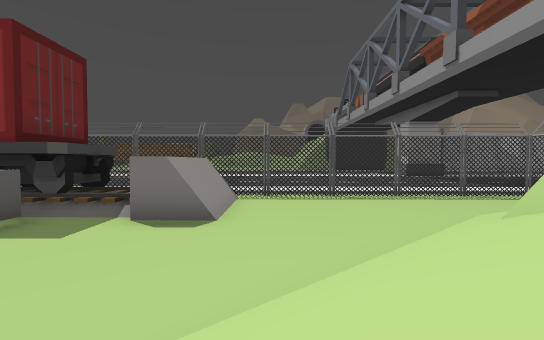
View 1 (above)

24 first-person views from a walk through a level from a Godot 3-D game. The camera is 1.2 m above the floor, tilts 2° down and sees 90° across. The floor is counted in squares, 2 m on a side. Each view is taken from the middle of a square. On the plan, view 1 faces up. The plan holds only what a view shows up to about 9 squares ahead; the rest is blank. The place goes on beyond the plan.

View 2
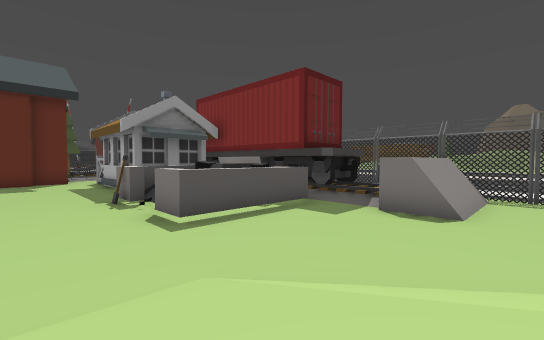

View 3
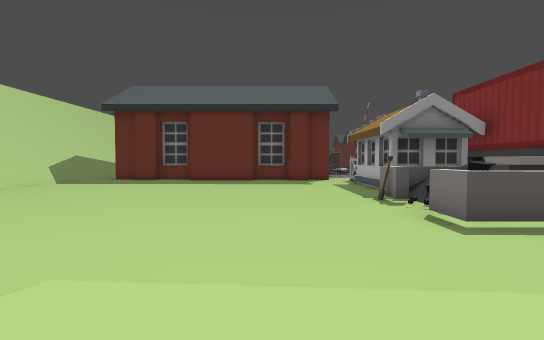

View 4
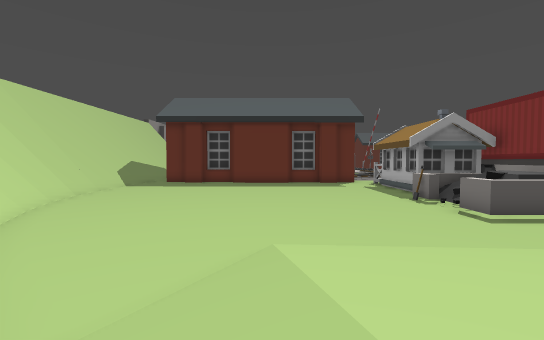

View 5
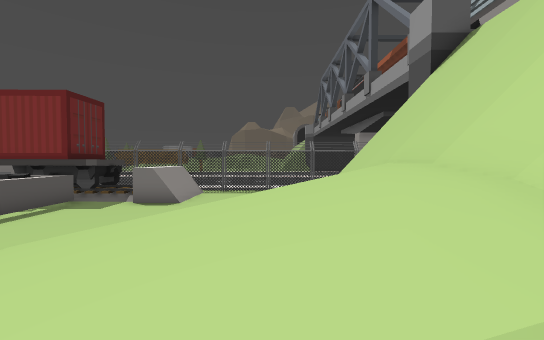

View 6
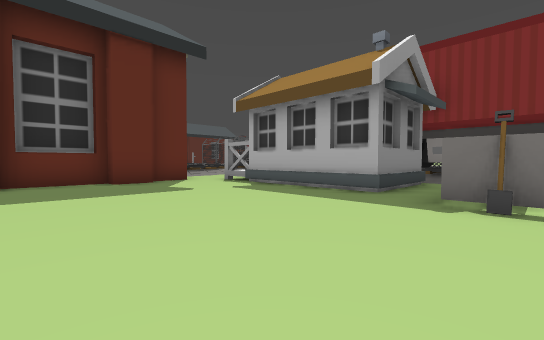

View 7
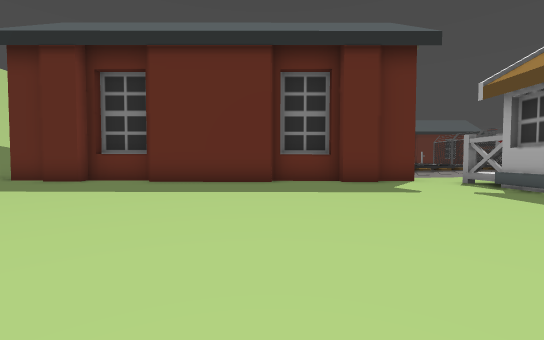

View 8
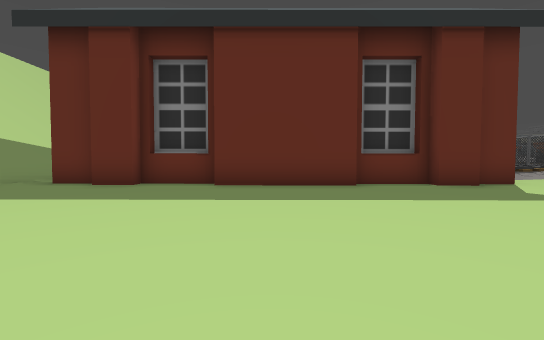

View 9
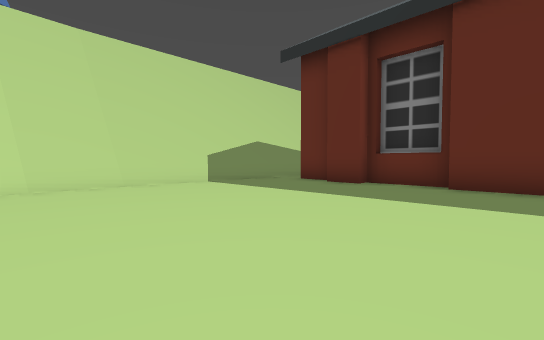

View 10
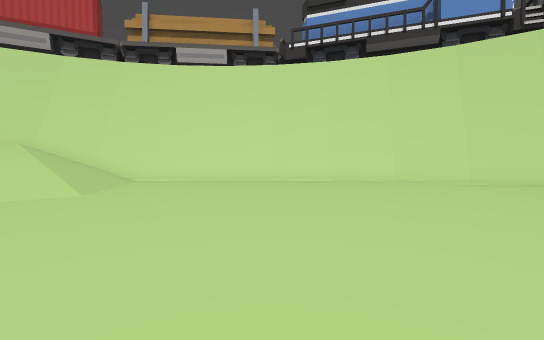

View 11
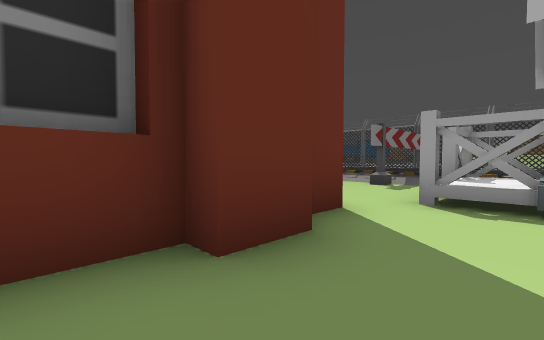

View 12
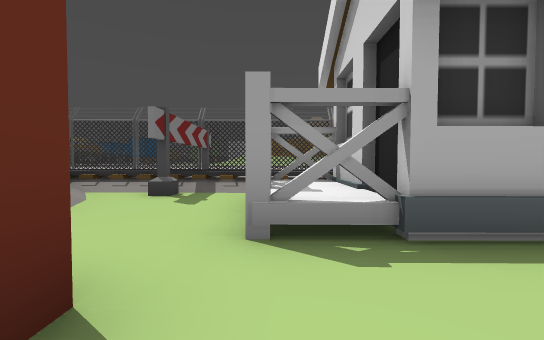

View 13
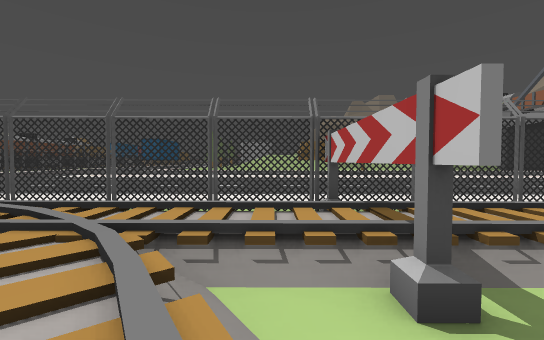

View 14
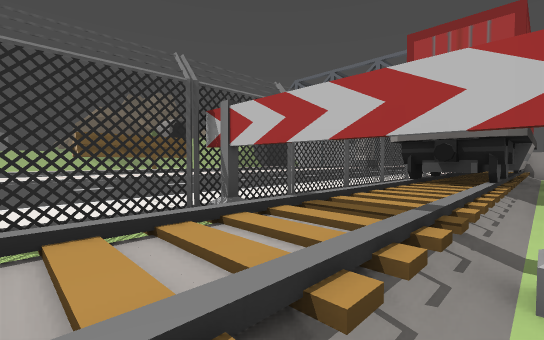

View 15
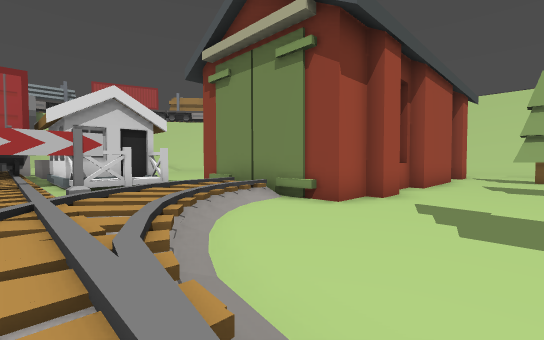

View 16
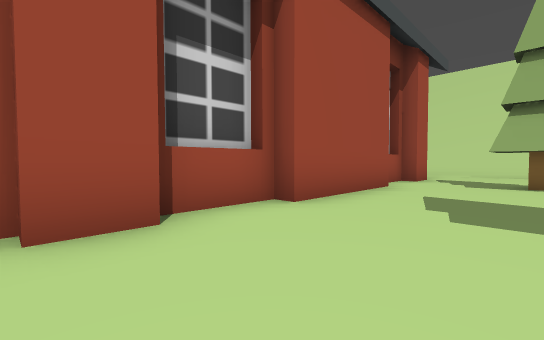

View 17
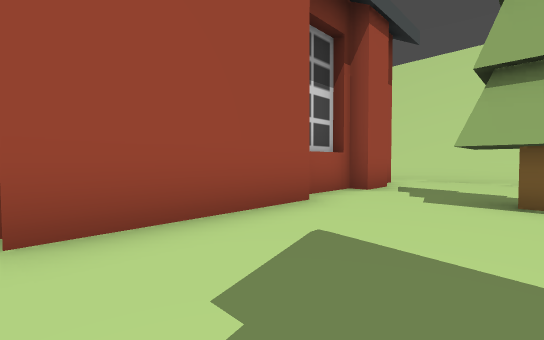

View 18
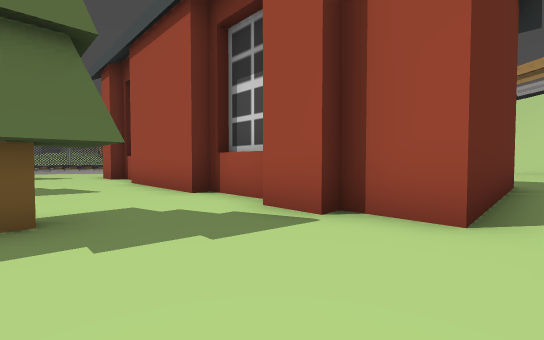

View 19
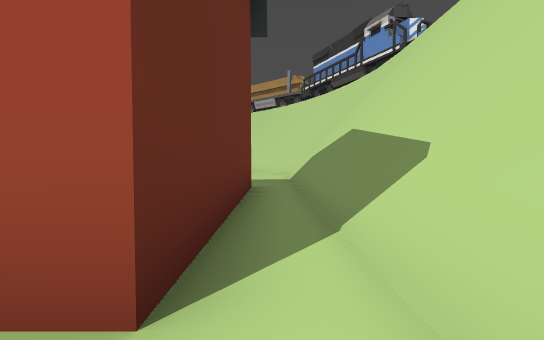

View 20
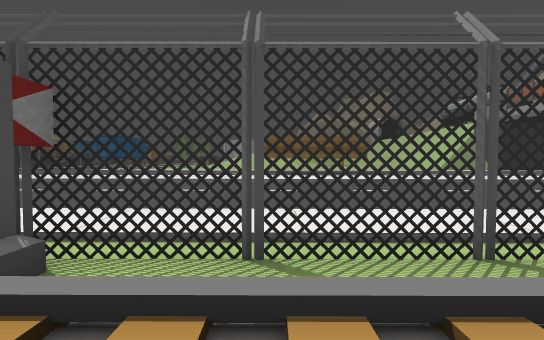

View 21
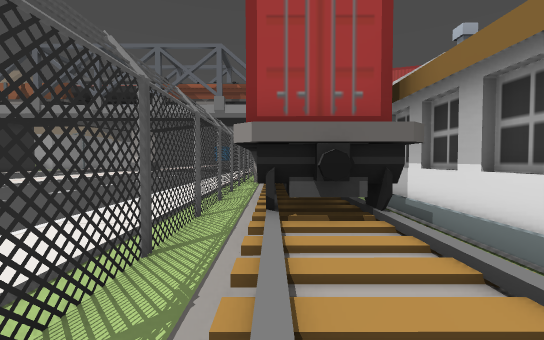

View 22
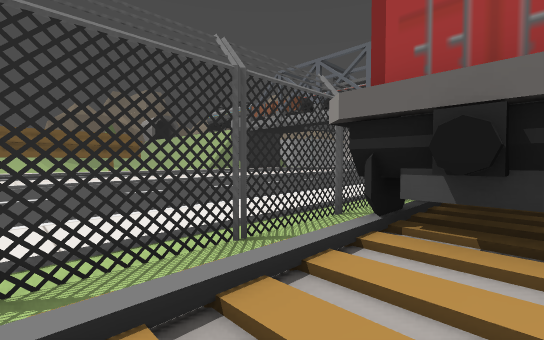

View 23
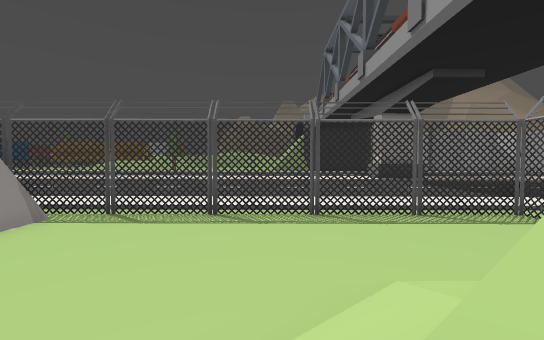

View 24
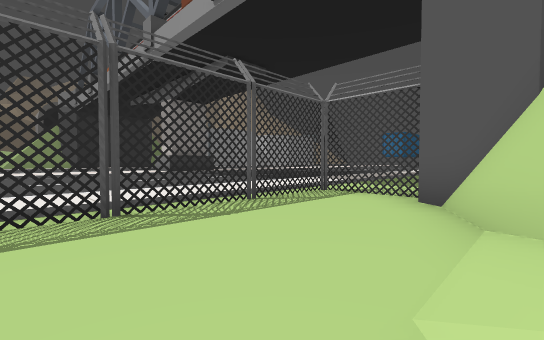

### Floor plan
Key: @ floor where view 1 was taken; # wall or solid block; . main floor; : floor 0.25 m higher than the main floor; + floor 10.25 m higher than the main floor; / step, stairs or slope; = window, fence, low wall or low ledge; ^ raised ledge; F fence; O other object.
Columns run from 23 left of view 1 to 8 right of it. Each row starts with its distance up from view 1.
 13    ...............        .....
 12   ............................./
 11 ::................ ............/
 10 ::::::::::::::::::  :::::::::::/
  9 //////////////////   ///////////
  8 F F:F.F#FFFFFFFFFFFFF#F.F.F.F.F+
  7   /////#///############........#
  6 ///////#///###^########.......##
  5 ://///...............##....//##
  4 :::////..OO OOO   #......./#  #
  3 ::::///:.OO   O^ =^.....///#
  2 ::::://::OOOOOO^# ^..../// ##
  1 :::######......#^.^...//////#
  0 :::#    #:...........//@///=#
 -1 :::#    #::..........//////##
 -2 :::#    #:::.........//////#
 -3 :::#    #::::........//////#
 -4 :::#    #::::......../////##
 -5 :::#    #:::::........///##
 -6 :::#    #::::::.........##
 -7 #O:#    #:::::::.......##
 -8 OO:#    #:::::::......##
 -9 :::#    #::::::::....##
-10 :::######:::::::::.###
-11 :::::::::::::::::####
-12 ###################

Positions as (right, up) in squares from view 1, and headings:
1: (0, 0), facing up
2: (0, -1), facing up-left
3: (0, -2), facing left
4: (2, -4), facing left
5: (2, -4), facing up
6: (-7, -3), facing up-left
7: (-7, -3), facing left
8: (-8, -5), facing left
9: (-8, -5), facing down-left
10: (-8, -3), facing down-right
11: (-13, -2), facing up-left
12: (-14, 0), facing up
13: (-17, 3), facing up
14: (-18, 5), facing up-right
15: (-23, 6), facing down-right
16: (-23, 0), facing down-right
17: (-23, -3), facing down-right
18: (-23, -11), facing up-right
19: (-21, -11), facing right
20: (-14, 6), facing up
21: (-15, 7), facing right
22: (-14, 6), facing up-right
23: (3, 3), facing up
24: (3, 5), facing up-right
